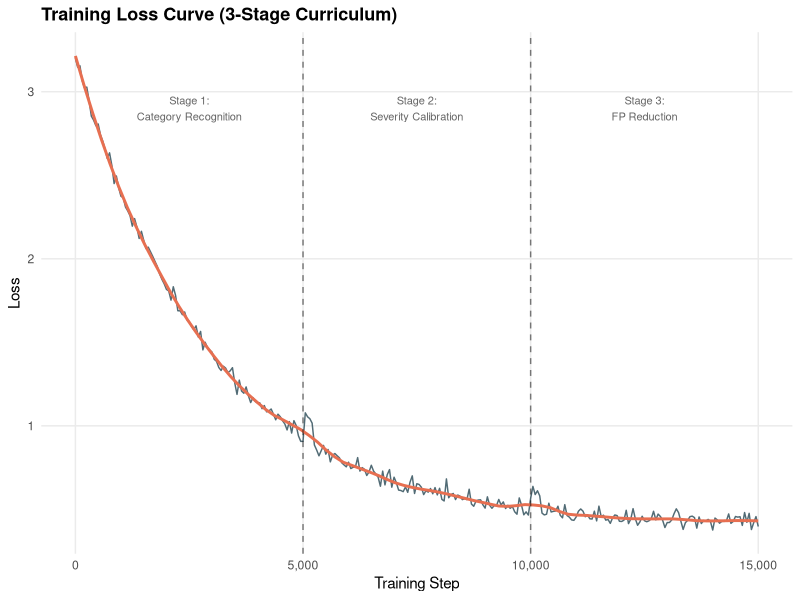
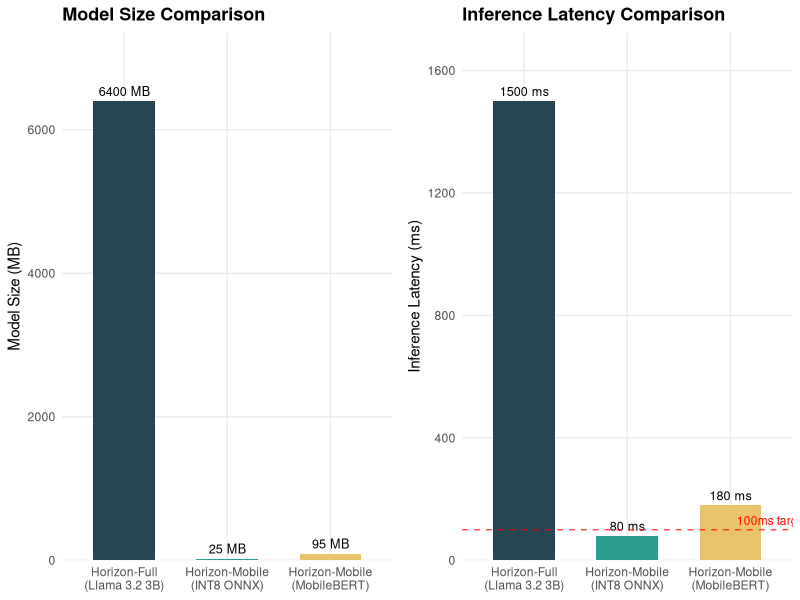
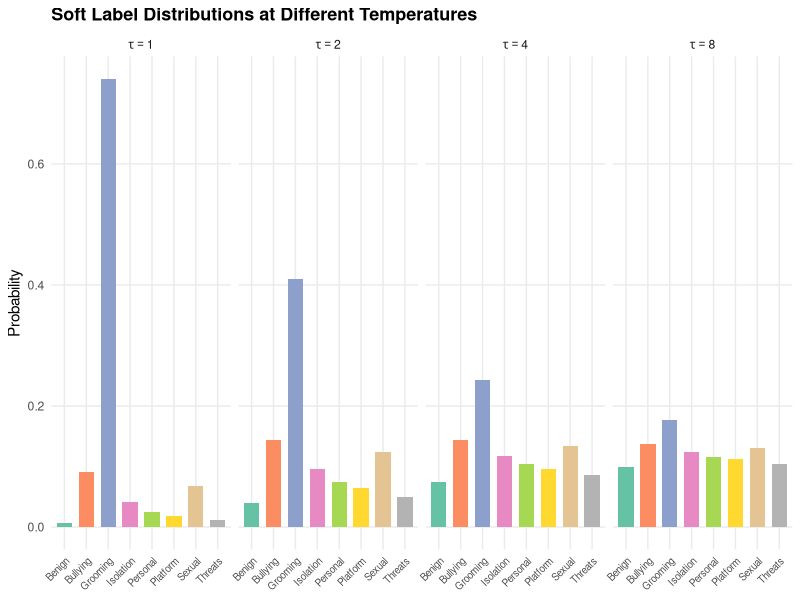
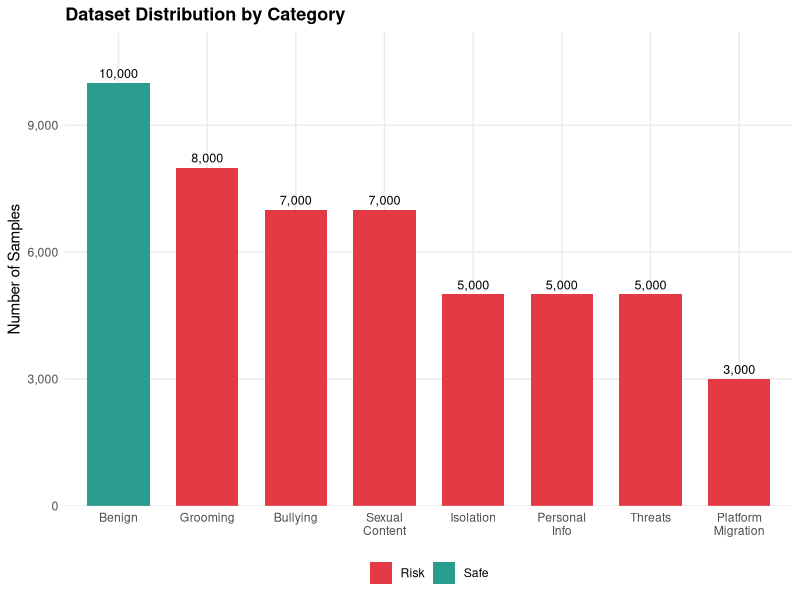

Reproduce these figures in R, in order.
## ---- chunk 1
knitr::opts_chunk$set(echo = FALSE, message = FALSE, warning = FALSE,
                      fig.width = 7, fig.height = 4, dpi = 150)
library(ggplot2)
library(dplyr)
library(tidyr)

theme_horizon <- theme_minimal(base_size = 11) +
  theme(
    plot.title = element_text(face = "bold", size = 13),
    panel.grid.minor = element_blank(),
    legend.position = "bottom"
  )
## ---- chunk 2
set.seed(123)
steps <- seq(0, 15000, by = 50)
base_loss <- 2.8 * exp(-steps / 3000) + 0.4 + rnorm(length(steps), 0, 0.03)
base_loss[1] <- 3.2

stage_boost <- ifelse(steps > 5000 & steps <= 5200, 0.15, 0) +
               ifelse(steps > 10000 & steps <= 10200, 0.1, 0)
loss <- pmax(base_loss + stage_boost, 0.35)

train_data <- data.frame(Step = steps, Loss = loss)

ggplot(train_data, aes(x = Step, y = Loss)) +
  geom_line(color = "#264653", alpha = 0.8, linewidth = 0.5) +
  geom_smooth(method = "loess", span = 0.15, se = FALSE,
              color = "#E76F51", linewidth = 1) +
  geom_vline(xintercept = c(5000, 10000), linetype = "dashed", alpha = 0.5) +
  annotate("text", x = 2500, y = 2.9, label = "Stage 1:\nCategory Recognition",
           size = 2.8, color = "grey40") +
  annotate("text", x = 7500, y = 2.9, label = "Stage 2:\nSeverity Calibration",
           size = 2.8, color = "grey40") +
  annotate("text", x = 12500, y = 2.9, label = "Stage 3:\nFP Reduction",
           size = 2.8, color = "grey40") +
  scale_x_continuous(labels = scales::comma) +
  labs(x = "Training Step", y = "Loss",
       title = "Training Loss Curve (3-Stage Curriculum)") +
  theme_horizon
## ---- chunk 3
models <- data.frame(
  Model = c("Horizon-Full\n(Llama 3.2 3B)", "Horizon-Mobile\n(MobileBERT)", "Horizon-Mobile\n(INT8 ONNX)"),
  Parameters_M = c(3407, 24.6, 24.6),
  Size_MB = c(6400, 95, 25),
  Latency_ms = c(1500, 180, 80)
)

p1 <- ggplot(models, aes(x = Model, y = Size_MB, fill = Model)) +
  geom_col(width = 0.6) +
  geom_text(aes(label = paste0(Size_MB, " MB")), vjust = -0.5, size = 3.2) +
  scale_fill_manual(values = c("#264653", "#2A9D8F", "#E9C46A")) +
  scale_y_continuous(expand = expansion(mult = c(0, 0.15))) +
  labs(x = NULL, y = "Model Size (MB)",
       title = "Model Size Comparison") +
  theme_horizon +
  theme(legend.position = "none")

p2 <- ggplot(models, aes(x = Model, y = Latency_ms, fill = Model)) +
  geom_col(width = 0.6) +
  geom_text(aes(label = paste0(Latency_ms, " ms")), vjust = -0.5, size = 3.2) +
  geom_hline(yintercept = 100, linetype = "dashed", color = "red", alpha = 0.7) +
  annotate("text", x = 3.4, y = 130, label = "100ms target", color = "red", size = 3) +
  scale_fill_manual(values = c("#264653", "#2A9D8F", "#E9C46A")) +
  scale_y_continuous(expand = expansion(mult = c(0, 0.15))) +
  labs(x = NULL, y = "Inference Latency (ms)",
       title = "Inference Latency Comparison") +
  theme_horizon +
  theme(legend.position = "none")

gridExtra::grid.arrange(p1, p2, ncol = 2)
## ---- chunk 4
set.seed(42)
logits <- c(3.2, 1.1, 0.8, 0.3, -0.2, -0.5, -1.0, -1.5)
categories <- c("Grooming", "Bullying", "Sexual", "Isolation",
                "Personal", "Platform", "Threats", "Benign")

softmax_temp <- function(logits, tau) {
  e <- exp(logits / tau)
  e / sum(e)
}

temps <- data.frame()
for (tau in c(1, 2, 4, 8)) {
  probs <- softmax_temp(logits, tau)
  temps <- rbind(temps, data.frame(
    Category = categories,
    Probability = probs,
    Temperature = paste0("tau == ", tau)
  ))
}

ggplot(temps, aes(x = Category, y = Probability, fill = Category)) +
  geom_col(width = 0.7) +
  facet_wrap(~Temperature, nrow = 1, labeller = label_parsed) +
  scale_fill_brewer(palette = "Set2") +
  labs(x = NULL, y = "Probability",
       title = "Soft Label Distributions at Different Temperatures") +
  theme_horizon +
  theme(axis.text.x = element_text(angle = 45, hjust = 1, size = 7),
        legend.position = "none",
        strip.text = element_text(face = "bold"))
## ---- chunk 5
dataset <- data.frame(
  Category = c("Grooming", "Bullying", "Sexual\nContent", "Isolation",
               "Personal\nInfo", "Platform\nMigration", "Threats", "Benign"),
  Samples = c(8000, 7000, 7000, 5000, 5000, 3000, 5000, 10000),
  Type = c(rep("Risk", 7), "Safe")
)

ggplot(dataset, aes(x = reorder(Category, -Samples), y = Samples, fill = Type)) +
  geom_col(width = 0.7) +
  geom_text(aes(label = scales::comma(Samples)), vjust = -0.5, size = 3.2) +
  scale_fill_manual(values = c("Risk" = "#E63946", "Safe" = "#2A9D8F")) +
  scale_y_continuous(labels = scales::comma, expand = expansion(mult = c(0, 0.12))) +
  labs(x = NULL, y = "Number of Samples",
       title = "Dataset Distribution by Category") +
  theme_horizon +
  theme(legend.title = element_blank())
